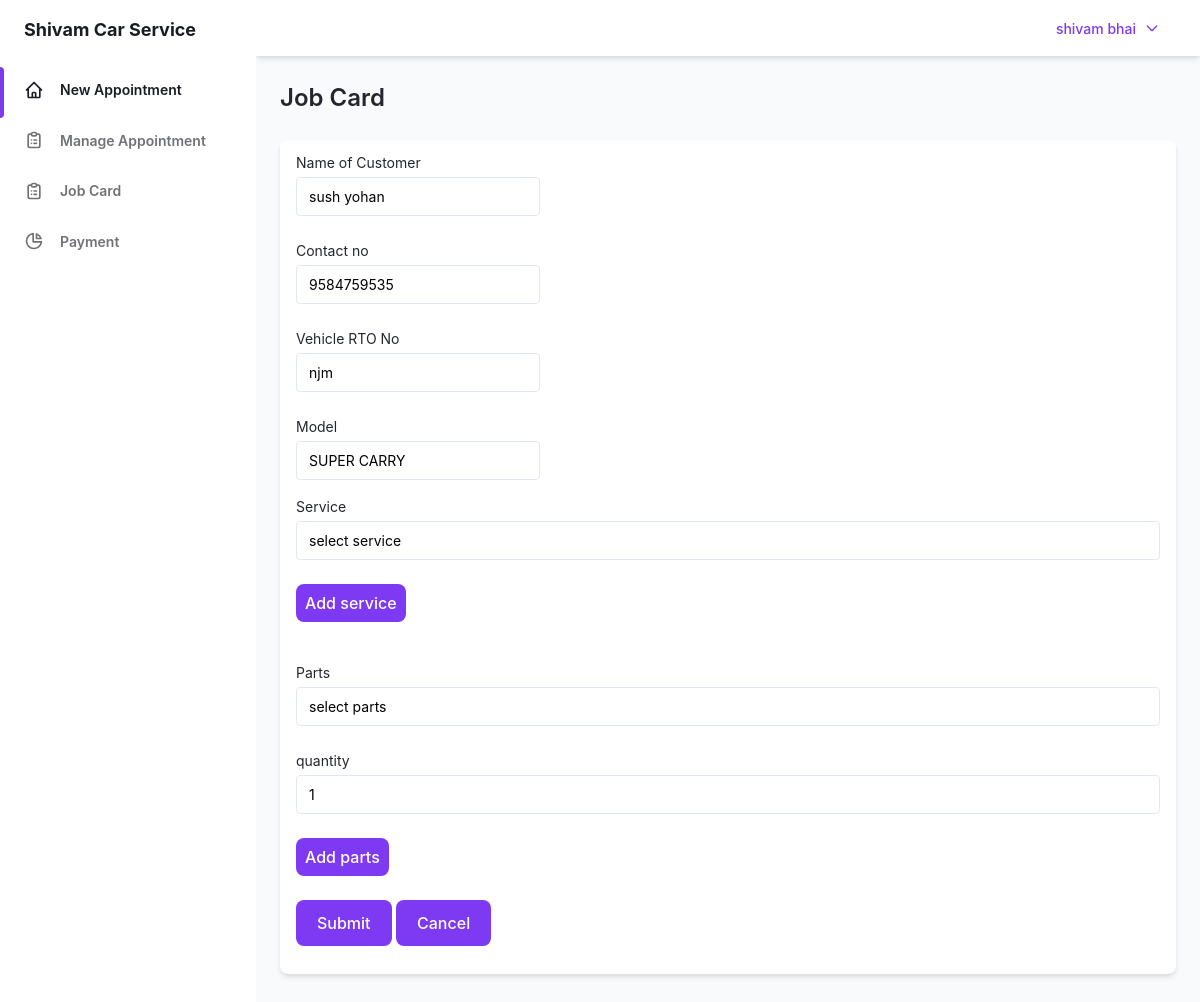
The page /Attendee/addjobcard.php?id=37 (signed in) on the database its author committed.
### tables this page shows
CREATE TABLE `user` (
  `user_id` int(5) NOT NULL,
  `user_name` varchar(30) NOT NULL,
  `user_pass` varchar(40) NOT NULL,
  `user_email` varchar(50) NOT NULL,
  `user_add` varchar(255) NOT NULL,
  `user_phone` bigint(10) DEFAULT NULL,
  `user_sec_ques` varchar(50) NOT NULL,
  `user_sec_ans` varchar(20) NOT NULL,
  `companycompany_id` int(5) NOT NULL,
  `otp` int(5) DEFAULT NULL
);

CREATE TABLE `job_card` (
  `jobcard_id` int(5) NOT NULL,
  `jobcard_date` date NOT NULL,
  `jobcard_time` time NOT NULL,
  `price` int(5) NOT NULL,
  `appointmentappointment_id` int(5) NOT NULL,
  `status` int(1) DEFAULT NULL,
  `completed_date` date DEFAULT NULL,
  `labour_charge` int(11) NOT NULL,
  `complete` int(11) NOT NULL
);

CREATE TABLE `vehicle` (
  `rto_number` varchar(12) NOT NULL,
  `customer_id` int(5) NOT NULL,
  `chassis_no` varchar(20) NOT NULL,
  `veh_color_id` int(2) NOT NULL,
  `modelcar_model_id` int(2) NOT NULL
);

CREATE TABLE `model` (
  `car_model_id` int(2) NOT NULL,
  `model_name` varchar(100) NOT NULL,
  `Makermaker_id` int(2) NOT NULL
);

### Attendee/addjobcard.php (the view, shortened to what this page needs)
<head>
    <link rel="stylesheet" href="css/style.css">
</head>
<?php
require "sidebar2.php";
require "../lockscreen/connection.php";
$j_id  = 0;
if (isset($_GET['id'])) {
    $a_id =  $_GET['id'];
    $check = "SELECT *  FROM job_card WHERE job_card.appointmentappointment_id = $a_id";
    $get_id = mysqli_query($con, $check);
    if (mysqli_num_rows($get_id) > 0) {
        $fetch = mysqli_fetch_array($get_id);
        $j_id = $fetch['jobcard_id'];
    }
}
?>
<main class="h-full pb-16 overflow-y-auto">
    <form name="hello" action="<?php echo $_SERVER['PHP_SELF']; ?>" method="POST" autocomplete="">
        <?php
        $sql = "SELECT * , model.model_name, user.user_name , user.user_phone,vehicle.rto_number FROM job_card JOIN appointment ON appointment.appointment_id =job_card.appointmentappointment_id JOIN vehicle ON vehicle.rto_number = appointment.Vehicle_rto_number JOIN customer ON customer.customer_id = appointment.customercustomer_id JOIN user ON user.user_id = customer.Useruser_id  JOIN  model ON model.car_model_id = vehicle.modelcar_model_id  WHERE job_card.jobcard_id  =
        $j_id";
        $res = mysqli_query($con, $sql)  or die("quary failed");
        if (mysqli_num_rows($res) > 0) {
            while ($row = mysqli_fetch_assoc($res)) {
        ?>
                <div class="container px-6 mx-auto grid ">
                    <h2 class="my-6 text-2xl font-semibold text-gray-700 dark:text-gray-200">
                        Job Card
                    </h2>
                    <div class="px-4 py-3 mb-8 bg-white rounded-lg shadow-md dark:bg-gray-800">
                        <label class="block text-sm">
                            <span class="text-gray-700 dark:text-gray-400">Name of Customer</span>
                            <input value="<?php echo $row['user_name'] ?>" class="block mt-1 text-sm dark:border-gray-600 dark:bg-gray-700 focus:border-purple-400 focus:outline-none focus:shadow-outline-purple dark:text-gray-300 dark:focus:shadow-outline-gray form-input" type="text" placeholder="Enter name of employee" disabled />
                        </label><br>
                        <label class="block text-sm">
                            <span class="text-gray-700 dark:text-gray-400">Contact no</span>
                            <input value="<?php echo $row['user_phone'] ?>" class="block  mt-1 text-sm dark:border-gray-600 dark:bg-gray-700 focus:border-purple-400 focus:outline-none focus:shadow-outline-purple dark:text-gray-300 dark:focus:shadow-outline-gray form-input" type="number" placeholder="Enter Contact number" disabled />
                        </label><br>
                        <label class="block text-sm">
                            <span class="text-gray-700 dark:text-gray-400">Vehicle RTO No</span>
                            <input value="<?php echo $row['rto_number'] ?>" class="block  mt-1 text-sm dark:border-gray-600 dark:bg-gray-700 focus:border-purple-400 focus:outline-none focus:shadow-outline-purple dark:text-gray-300 dark:focus:shadow-outline-gray form-input" placeholder="Enter RTO number" disabled />
                        </label><br>
                        <label class="block text-sm">
                            <span class="text-gray-700 dark:text-gray-400">Model</span>
                            <input value="<?php echo $row['model_name'] ?>" class="block  mt-1 text-sm dark:border-gray-600 dark:bg-gray-700 focus:border-purple-400 focus:outline-none focus:shadow-outline-purple dark:text-gray-300 dark:focus:shadow-outline-gray form-input" placeholder="Enter Worker name" disabled />
                        </label>
    </form>
    <form id="addform" method="POST">
        <label class="block mt-4 text-sm">
            <span class="text-gray-700 dark:text-gray-400">
                Service
            </span>
            <?php
                $sql2 = "SELECT *  FROM servics  WHERE servics.is_active = 1";
                $result = mysqli_query($con, $sql2);
                if (mysqli_num_rows($result) > 0) {
                    echo '<select id="service_id" class="block w-full mt-1 text-sm dark:text-gray-300 dark:border-gray-600 dark:bg-gray-700 form-multiselect focus:border-purple-400 focus:outline-none focus:shadow-outline-purple dark:focus:shadow-outline-gray" >
                  <option value="" selected disabled>select service</option>';
                    echo "</select>";
                }
            ?>
        </label><br>
        <div>
            <button id="service-add" class="px-2 py-2 font-medium leading-5 text-white transition-colors duration-150 bg-purple-600 border border-transparent rounded-lg active:bg-purple-600 hover:bg-purple-700 focus:outline-none focus:shadow-outline-purple">
                Add service
            </button>
        </div>
        <label class="block mt-4 text-sm">
            <span class="text-gray-700 dark:text-gray-400">
                Parts
            </span>
            <?php
                $sql3 = "SELECT * ,part_img.part_img_path FROM parts JOIN part_img ON parts.parts_id = part_img.partsparts_id  WHERE parts.qty > 0";
                $result2 = mysqli_query($con, $sql3);
                if (mysqli_num_rows($result2) > 0) {
                    echo '<select id="parts_id"  class="block w-full mt-1 text-sm dark:text-gray-300 dark:border-gray-600 dark:bg-gray-700 form-multiselect focus:border-purple-400 focus:outline-none focus:shadow-outline-purple dark:focus:shadow-outline-gray" >
                                <option value="" selected disabled>select parts</option>';
                    echo "</select>";
                }
            ?>
        </label>
        <label class="block text-sm">
            <span class="text-gray-700 dark:text-gray-400">quantity</span>
            <input id="p_qty" name="price" type="number" class="block w-full mt-1 text-sm dark:border-gray-600 dark:bg-gray-700
        focus:border-purple-400 focus:outline-none focus:shadow-outline-purple dark:text-gray-300 dark:focus:shadow-outline-gray
        form-input" value="1" min="1"  max=""/>
        </label><br>
        <div>
            <button id="parts-add" class="px-2 py-2 font-medium leading-5 text-white transition-colors duration-150 bg-purple-600 border border-transparent rounded-lg active:bg-purple-600 hover:bg-purple-700 focus:outline-none focus:shadow-outline-purple">
                Add parts
            </button>
        </div>
        <br>
        <div>
            <a href="jobcard.php">
                <button name="submit" class="px-5 py-3 font-medium leading-5 text-white transition-colors duration-150 bg-purple-600 border border-transparent rounded-lg active:bg-purple-600 hover:bg-purple-700 focus:outline-none focus:shadow-outline-purple">
                    Submit
                </button>
            </a>
            <a href="jobcard.php">
                <button name="Cancel" class="px-5 py-3 font-medium leading-5 text-white transition-colors duration-150 bg-purple-600 border border-transparent rounded-lg active:bg-purple-600 hover:bg-purple-700 focus:outline-none focus:shadow-outline-purple">
                    Cancel
                </button></a>
        </div>
        </div>
        </div>
<?php }
        } ?>
</body>
</html>

### Attendee/sidebar2.php (shortened to what this page needs)
<?php
require "../lockscreen/connection.php";
?>
<!DOCTYPE html>
<html :class="{ 'theme-dark': dark }" x-data="data()" lang="en">
<head>
  <link rel="stylesheet" href="./assets/css/tailwind.output.css" />
  <link rel="stylesheet" href="https://cdnjs.cloudflare.com/ajax/libs/Chart.js/2.9.3/Chart.min.css" />
</head>
<div class="flex h-screen bg-gray-50 dark:bg-gray-900" :class="{ 'overflow-hidden': isSideMenuOpen }">
  <aside class="z-20 hidden w-64 overflow-y-auto bg-white dark:bg-gray-800 md:block flex-shrink-0">
    <div class="py-4 text-gray-500 dark:text-gray-400">
      <a class="ml-6 text-lg font-bold text-gray-800 dark:text-gray-200" href="#">
        Shivam Car Service
      </a>
      <ul class="mt-6">
        <li class="relative px-6 py-3">
          <span class="absolute inset-y-0 left-0 w-1 bg-purple-600 rounded-tr-lg rounded-br-lg" aria-hidden="true"></span>
          <a class="inline-flex items-center w-full text-sm font-semibold text-gray-800 transition-colors duration-150 hover:text-gray-800 dark:hover:text-gray-200 dark:text-gray-100" href="New_appointment.php">
            <span class="ml-4">New Appointment</span>
          </a>
        </li>
      </ul>
      <ul>
        <li class="relative px-6 py-3">
          <a class="inline-flex items-center w-full text-sm font-semibold transition-colors duration-150 hover:text-gray-800 dark:hover:text-gray-200" href="appointment.php">
            <span class="ml-4"> Manage Appointment</span>
          </a>
        </li>
        <li class="relative px-6 py-3">
          <a class="inline-flex items-center w-full text-sm font-semibold transition-colors duration-150 hover:text-gray-800 dark:hover:text-gray-200" href="jobcard.php">
            <span class="ml-4"> Job Card</span>
          </a>
        </li>
        <li class="relative px-6 py-3">
          <a class="inline-flex items-center w-full text-sm font-semibold transition-colors duration-150 hover:text-gray-800 dark:hover:text-gray-200" href="payment.php">
            <svg class="w-5 h-5" aria-hidden="true" fill="none" stroke-linecap="round" stroke-linejoin="round" stroke-width="2" viewBox="0 0 24 24" stroke="currentColor">
              <path d="M11 3.055A9.001 9.001 0 1020.945 13H11V3.055z"></path>
              <path d="M20.488 9H15V3.512A9.025 9.025 0 0120.488 9z"></path>
            </svg>
            <span class="ml-4">Payment</span>
          </a>
        </li>
      </ul>
    </div>
  </aside>
  <div class="flex flex-col flex-1 w-full">
    <header class="z-10 py-4 bg-white shadow-md dark:bg-gray-800">
      <div class="container flex items-center justify-end h-full px-6 mx-auto text-purple-600 dark:text-purple-300">
        <?php
        $email = $_SESSION['attendee_login'];
        $get_username = "SELECT * FROM user WHERE user_email = '$email'";
        $res = mysqli_query($con, $get_username);
        $username = mysqli_fetch_array($res);
        ?>
        <button class=" font-medium rounded-lg text-sm px-4 py-2.5 text-center inline-flex items-center" type="button" data-dropdown-toggle="dropdown"><?php echo $username['user_name']; ?><svg class="w-4 h-4 ml-2" fill="none" stroke="currentColor" viewBox="0 0 24 24" xmlns="http://www.w3.org/2000/svg">
            <path stroke-linecap="round" stroke-linejoin="round" stroke-width="2" d="M19 9l-7 7-7-7"></path>
          </svg>
        </button>
      </div>
    </header>

### rows shown on the page
user: user_name "shivam bhai"
job_card: user_name "sush yohan", user_phone "9584759535", rto_number "njm", model_name "SUPER CARRY"
